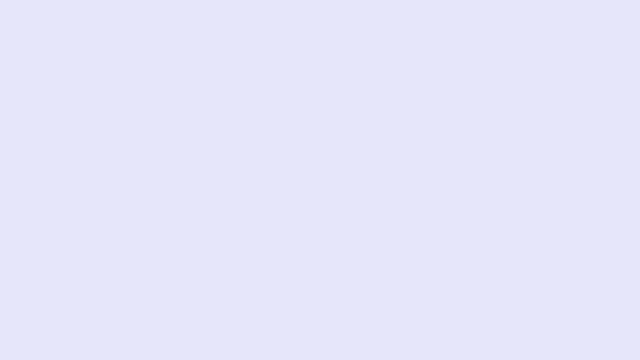
Frame 1 (no input)
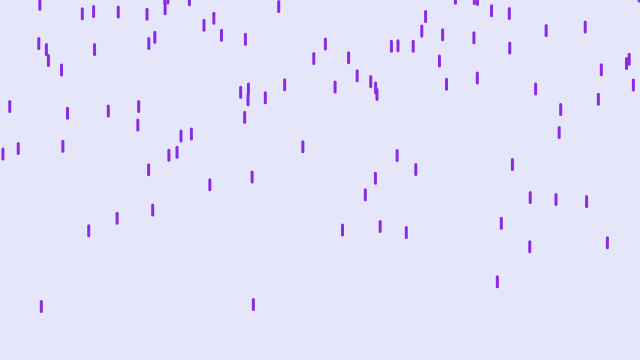
Frame 60 (no input)
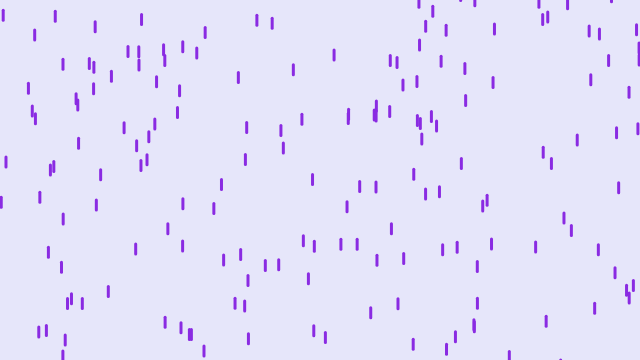
Frame 120 (the mouse pressed at the canvas centre since frame 60)

The p5.js sketch that drew these frames (run headless with seeded random() and noise() and a simulated clock; from frame 60 on, the mouse is pressed at the canvas centre):

// p5.js sketch
// ── sketch.js
// (138, 43, 226)
// (230, 230, 250)

let rain = [];

function setup(){
  createCanvas(640, 360);
  for (let i = 0; i < 200; i++){
    let pingo = new Drop(random(0, width), random(-400, -50));
    rain.push(pingo);
  }
}

function draw(){
  background(230, 230, 250);
  for (let i = 0; i < rain.length; i++){
    let pingo = rain[i];
    pingo.fall();
    pingo.show();
    pingo.reset();
  }
}

// ── drop.js
class Drop {

  constructor(x, y){
    this.x = x;
    this.y = y;
    this.yspeed = random(1,6);
  }

  fall(){
    this.y += this.yspeed;
  }

  show(){
    stroke(138, 43, 226);
    strokeWeight(3);
    line(this.x, this.y, this.x, this.y + 10);
  }

  reset(){
    if( this.isOffScreeen()){
      this.x = random(0, width);
      this.y = random(-100, -10);
    }
  }

  isOffScreeen(){
    return (this.y >= height);
  }
}
